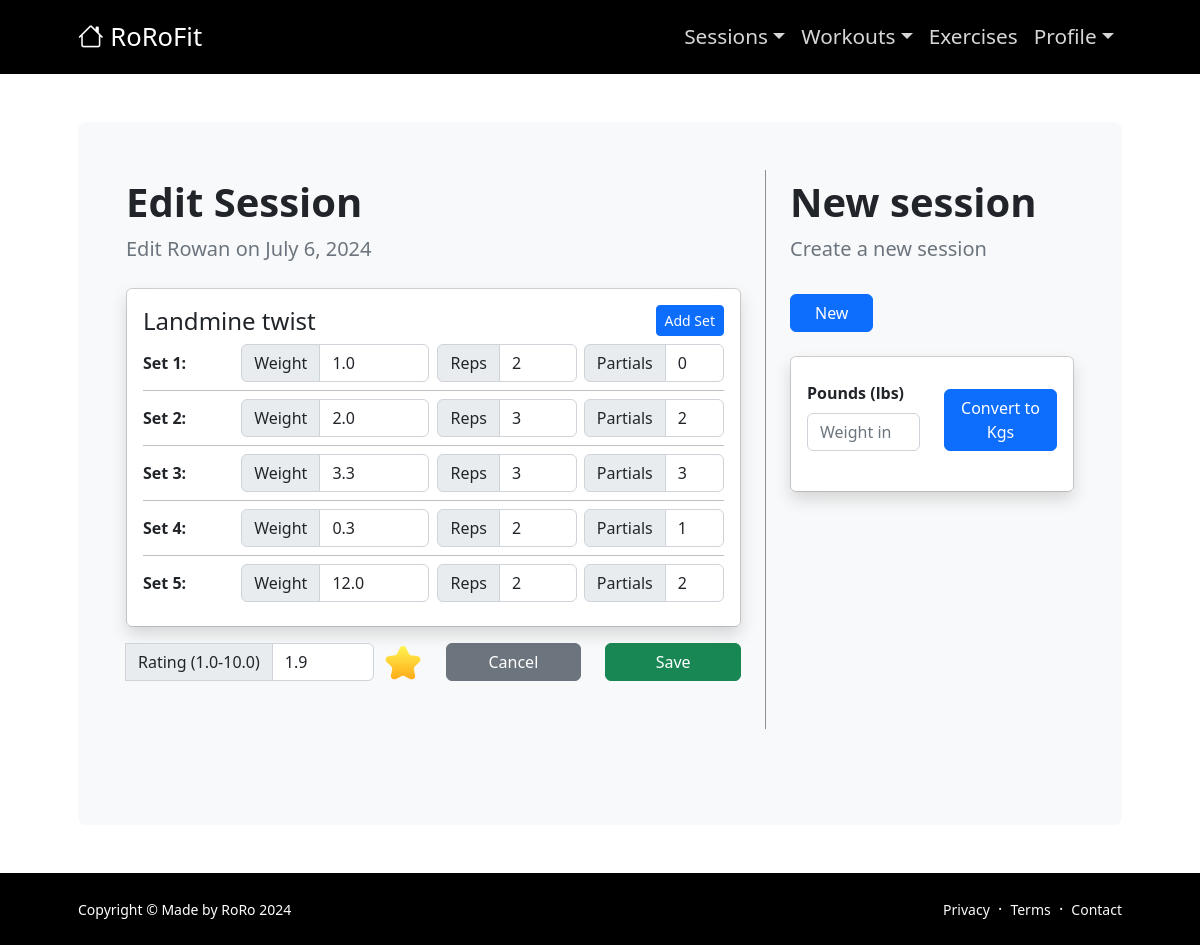
Screenshot of /my_session/edit/35 (signed in) with the database file from the repository.
### authorizeapp/models.py (models this page shows, shortened)
class Session(models.Model):
    user = models.ForeignKey(settings.AUTH_USER_MODEL, on_delete=models.CASCADE)
    date = models.DateField()
    name = models.CharField(max_length=200)
    workout = models.ForeignKey(WorkoutName, on_delete=models.SET_NULL, null=True, blank=True)
    rating = models.DecimalField(max_digits=3, decimal_places=1, null=True, blank=True, validators=[MinValueValidator(1), MaxValueValidator(10)])

class SessionExercise(models.Model):
    session = models.ForeignKey(Session, on_delete=models.CASCADE, related_name='session_exercises')
    exercise = models.CharField(max_length=200)  # Renamed for clarity
    reps = models.IntegerField()
    sets = models.IntegerField()

class SessionExerciseSet(models.Model):
    session_exercise = models.ForeignKey(SessionExercise, related_name='set_list', on_delete=models.CASCADE)
    set = models.IntegerField()
    reps = models.IntegerField()
    weight = models.DecimalField(max_digits=5, decimal_places=1)
    partials = models.IntegerField(default=0)

### authorizeapp/views.py (the view)
# urls.py: path('my_session/edit/<int:session_id>', views.edit_session, name="edit_session"),
@login_required
def edit_session(request, session_id=None):
    session = None
    if session_id:
        session = get_object_or_404(Session, id=session_id, user=request.user)
        exercises = session.session_exercises.all()  # Adjust based on your related_name or model structure
        for exercise in exercises:
            exercise.range_sets = range(1, len(exercise.set_list.all())+1)
    if request.method == "POST":
        all_prs =  PersonalRecord.objects.filter(session = session)
        all_prog =Progression.objects.filter(session = session)
        all_prs.delete()
        all_prog.delete()
        for exercise in exercises:
            weight_lst = request.POST.getlist(f'weight_{exercise.id}[]') #use getlist to get all elements with same name!!
            partials_lst = request.POST.getlist(f'partials_{exercise.id}[]')
            reps_lst = request.POST.getlist(f'reps_{exercise.id}[]')
            sets = exercise.set_list.all()
            for i in range(len(weight_lst)):
                if i < len(sets):
                    set = sets[i]
                    weight = weight_lst[i] if weight_lst[i] else 0
                    reps = reps_lst[i] if reps_lst[i] else 0
                    partials = partials_lst[i] if partials_lst[i] else 0
                    set.weight = weight
                    set.reps = reps
                    set.partials = partials
                    set.save(update_fields=['weight', 'partials', 'reps'])
                    check_and_update_pr(session.user, exercise.exercise, set.reps, float(set.weight), session)
                    calculate_progression_index(session.user, exercise.exercise, session)
                else:
                    new_set = SessionExerciseSet.objects.create(
                        session_exercise= exercise,
                        set = i+1,
                        weight = weight_lst[i] if weight_lst[i] else 0,
                        reps = reps_lst[i] if reps_lst[i] else 0,
                        partials = partials_lst[i] if partials_lst[i] else 0
                    )
                    check_and_update_pr(session.user, exercise.exercise, new_set.reps, float(new_set.weight), session)
                    calculate_progression_index(session.user, exercise.exercise, session)
        session.rating = request.POST.get('rating') if request.POST.get('rating') else None
        session.save()
        return redirect('my_session')
    else:
        all_exercises = ExerciseList.objects.all()
        exercises = session.session_exercises.all() if session else None
        for exercise in exercises:
            sets = exercise.set_list.all()
            exercise.set_data = sets
        return render(request, 'edit_session.html', {'session': session, 'exercises': exercises, 'all_exercises':all_exercises})

### templates/edit_session.html (shortened to what this page needs)
{% extends 'base.html' %}
{% load static %}
{% block content %}
    <div class="container px-md-5 px-3">
        <div class="bg-light rounded-3 py-md-5 py-4 px-md-5 px-4">
            <div class="mb-5">
                <div class="row gx-5 justify-content-center">
                    <div class="col-12 col-lg-8 col-xl-8 custom-border">
                        <h1 class="fw-bolder">Edit Session</h1>
                        <p class="lead fw-normal text-muted mb-4">Edit {{ session.name }} on {{ session.date }}</p>
                        <div class="gx-5 justify-content-center form-floating mb-3">
                            <form method="post">
                                {% for exercise in exercises %}
                                <div class="card">
                                    <div class="card-body shadow">
                                        <div class="">
                                            <div class="row align-items-end justify-content-between mb-2">
                                                <div class="col-8">
                                                    <h3 class="mb-0 mt-0">{{ exercise.exercise }}</h3>
                                                </div>
                                                <div class="col-auto">
                                                    <button type="button" class="btn btn-sm btn-primary add-set d-none d-md-inline" data-exercise-id="{{ exercise.id }}">Add Set</button>
                                                </div>
                                            </div>
                                            <div id="sets_container_{{ exercise.id}}">
                                                {% for set_info in exercise.set_data %}
                                                <div class="row g-2 align-items-center mb-2">
                                                    <div class="col-4 col-md-2">
                                                        <div class="input-group">
                                                            <label for="workoutName" class="form-label fw-bold mb-0">Set {{set_info.set}}:</label>
                                                        </div>
                                                    </div>
                                                    <div class="col-8 col-md-4">
                                                        <div class="input-group">
                                                            <span class="input-group-text">Weight</span>
                                                            <input type="number" name="weight_{{ exercise.id }}[]" class="form-control" value="{{ set_info.weight }}" step="0.1">
                                                        </div>
                                                    </div>
                                                    <div class="col-6 col-md-3">
                                                        <div class="input-group">
                                                            <span class="input-group-text">Reps</span>
                                                            <input type="number" name="reps_{{ exercise.id }}[]" class="form-control" value="{{ set_info.reps }}" placeholder="Reps">
                                                        </div>
                                                    </div>
                                                    <div class="col-6 col-md-3">
                                                        <div class="input-group">
                                                            <span class="input-group-text d-none d-md-inline rounded-left">Partials</span>
                                                            <input type="number" name="partials_{{ exercise.id }}[]" class="form-control" value="{{ set_info.partials }}">
                                                        </div>
                                                    </div>
                                                </div>
                                                {% if not forloop.last %}
                                                <div class="border-bottom mt-2 mb-2"></div>
                                                {% endif %}
                                                {% endfor %}
                                            </div>
                                        </div>
                                    </div>
                                </div>
                                {% endfor %}
                                <div class="mb-5 mt-3 row">
                                    <div class="col-12 col-md-6 ">
                                        <div class="input-group mb-2 mb-md-0">
                                            <span class="input-group-text d-none d-md-inline">Rating (1.0-10.0)</span>
                                            <input type="number" name="rating" class="form-control rounded-right" placeholder="0.0" step="0.1" value="{{session.rating}}">
                                            <img src="{% static 'images/9004759_star_favorite_award_like_icon.png' %}" alt="star Logo">
                                        </div>
                                    </div>
                                    <div class="col-6 col-md-3 d-grid gap-2 mb-2 mb-md-0 ">
                                        <a href="{% url 'my_session' %}" class="btn btn-secondary">
                                            <span class="">Cancel</span>
                                        </a>
                                    </div>
                                    <div class="col-6 col-md-3 d-grid gap-2 mb-2 mb-md-0 ">
                                        <button type="submit" id="submit" class="btn btn-success ">
                                            Save
                                        </button>
                                    </div>
                                </div>
                            </form>
                        </div>
                    </div>
                    <div class="col-12 col-lg-8 col-xl-4 mt-md-0 mt-2">
                        <h1 class="fw-bolder mt-4 mt-md-2">New session</h1>
                        <p class="lead fw-normal text-muted mb-4">Create a new session</p>
                        <div class="btn_container">
                            <a class="btn btn-primary px-4 me-sm-3" href="{% url 'create_session' %}">New</a>
                        </div>
                        <div class="card mt-4">
                            <div class="card-body shadow">
                                <div class="row">
                                    <div class="col-md-6 mt-2">
                                        <label for="poundsInput" class="form-label"><strong>Pounds (lbs)</strong></label>
                                        <input type="number" id="poundsInput" class="form-control" placeholder="Weight in lbs">
                                    </div>
                                    <div class="col-md-6 mt-2 align-self-end">
                                        <button onclick="convertPoundsToKg()" class="btn btn-primary">Convert to Kgs</button>
                                    </div>
                                </div>
                                <div class="row mt-3">
                                </div>
                            </div>
                        </div>
                    </div>
                </div>
            </div>
        </div>
    </div>
{% endblock content %}

### templates/edit_session.html (style rules this page uses)
.input-group img { margin-left: 10px !important; height:38px; }
.btn_container { margin-top: 30px; }
p { margin-bottom: 0.5rem; }

### rows the page displays
Session: name "Rowan", date "July 6, 2024", rating "1.9"
SessionExercise: exercise "Landmine twist"
SessionExerciseSet: set "1", weight "1.0", reps "2", partials "0"
SessionExerciseSet: set "2", weight "2.0", reps "3", partials "2"
SessionExerciseSet: set "3", weight "3.3", reps "3", partials "3"
SessionExerciseSet: set "4", weight "0.3", reps "2", partials "1"
SessionExerciseSet: set "5", weight "12.0", reps "2", partials "2"
